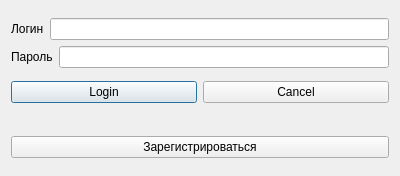
<?xml version="1.0" encoding="UTF-8"?>
<ui version="4.0">
 <class>LoginDialog</class>
 <widget class="QDialog" name="LoginDialog">
  <property name="geometry">
   <rect>
    <x>0</x>
    <y>0</y>
    <width>400</width>
    <height>176</height>
   </rect>
  </property>
  <property name="windowTitle">
   <string>Окно авторизации</string>
  </property>
  <layout class="QVBoxLayout" name="verticalLayout_2">
   <item>
    <layout class="QVBoxLayout" name="verticalLayout">
     <item>
      <layout class="QHBoxLayout" name="horizontalLayout_3">
       <item>
        <layout class="QHBoxLayout" name="horizontalLayout">
         <item>
          <widget class="QLabel" name="loginLoginLabel">
           <property name="text">
            <string>Логин</string>
           </property>
          </widget>
         </item>
        </layout>
       </item>
       <item>
        <layout class="QHBoxLayout" name="horizontalLayout_2">
         <item>
          <widget class="QLineEdit" name="loginLoginEdit">
           <property name="text">
            <string/>
           </property>
          </widget>
         </item>
        </layout>
       </item>
      </layout>
     </item>
     <item>
      <layout class="QHBoxLayout" name="horizontalLayout_24">
       <item>
        <layout class="QHBoxLayout" name="horizontalLayout_23">
         <item>
          <widget class="QLabel" name="loginPasswordLabel">
           <property name="text">
            <string>Пароль</string>
           </property>
          </widget>
         </item>
        </layout>
       </item>
       <item>
        <layout class="QHBoxLayout" name="horizontalLayout_4">
         <item>
          <widget class="QLineEdit" name="loginPasswordEdit">
           <property name="echoMode">
            <enum>QLineEdit::Password</enum>
           </property>
          </widget>
         </item>
        </layout>
       </item>
      </layout>
     </item>
    </layout>
   </item>
   <item>
    <layout class="QHBoxLayout" name="horizontalLayout_5">
     <item>
      <widget class="QPushButton" name="loginLoginButton">
       <property name="text">
        <string>Login</string>
       </property>
      </widget>
     </item>
     <item>
      <widget class="QPushButton" name="loginCancelButton">
       <property name="text">
        <string>Cancel</string>
       </property>
      </widget>
     </item>
    </layout>
   </item>
   <item>
    <spacer name="horizontalSpacer">
     <property name="orientation">
      <enum>Qt::Horizontal</enum>
     </property>
     <property name="sizeHint" stdset="0">
      <size>
       <width>40</width>
       <height>20</height>
      </size>
     </property>
    </spacer>
   </item>
   <item>
    <layout class="QVBoxLayout" name="verticalLayout_3">
     <item>
      <widget class="QPushButton" name="regDialogButton">
       <property name="text">
        <string>Зарегистрироваться</string>
       </property>
      </widget>
     </item>
    </layout>
   </item>
  </layout>
 </widget>
 <resources/>
 <connections/>
</ui>
